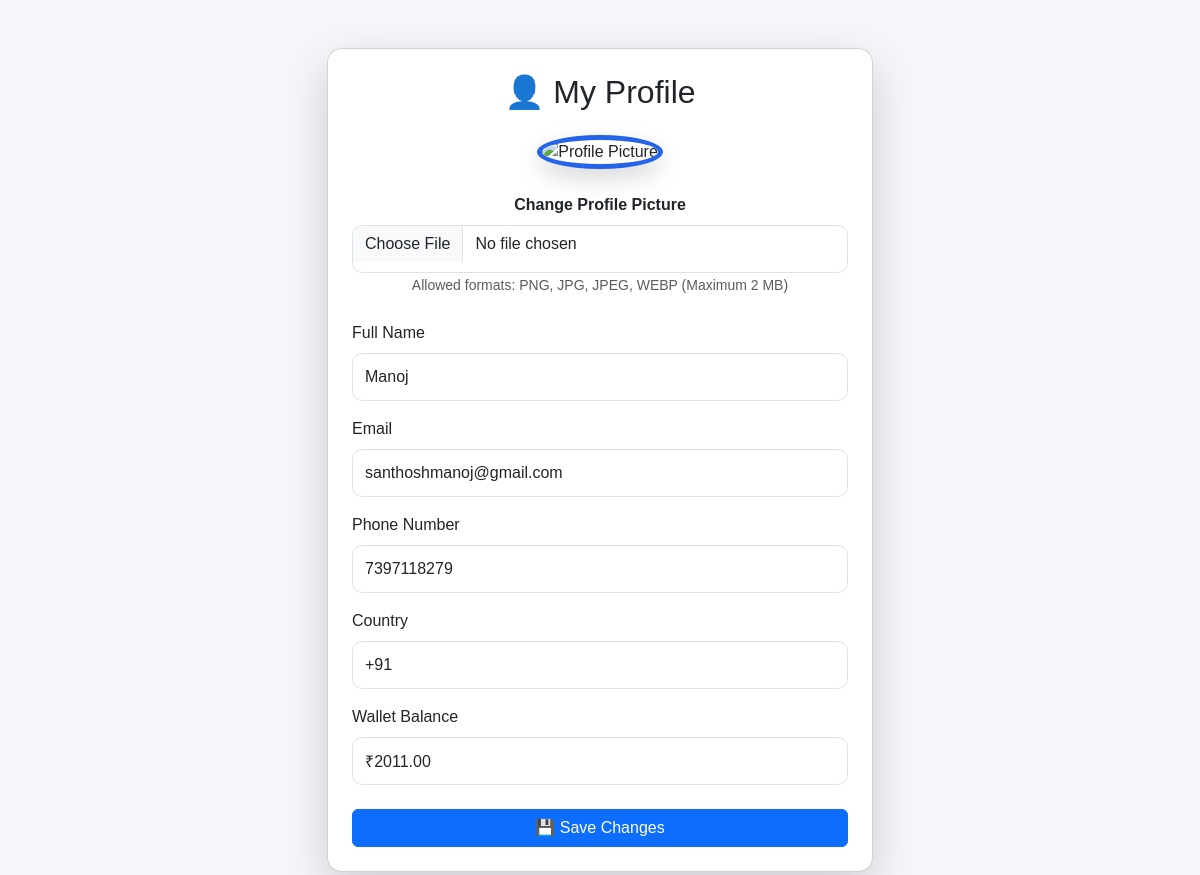
Screenshot of /profile (signed in) with the database file from the repository.
### tables this page shows
CREATE TABLE users(

        id INTEGER PRIMARY KEY AUTOINCREMENT,

        fullname TEXT NOT NULL,

        email TEXT NOT NULL UNIQUE,

        country TEXT NOT NULL,

        phone TEXT NOT NULL UNIQUE,

        password TEXT NOT NULL,

        created_at TIMESTAMP DEFAULT CURRENT_TIMESTAMP

    , "balance_name" INTEGER, balance REAL DEFAULT 0.00, profile_image TEXT, upi_pin TEXT, failed_attempts INTEGER DEFAULT 0, lock_until TEXT);

### app.py (the view, shortened to what this page needs)
@app.route("/profile", methods=["GET","POST"])
def profile():
    if "user_id" not in session:
        return redirect(url_for("login"))
    conn = get_db_connection()
    cursor = conn.cursor()
    cursor.execute("""

        SELECT
            fullname,
            email,
            phone,
            country,
            balance,
            profile_image

        FROM users

        WHERE id=?

    """,(session["user_id"],))
    user = cursor.fetchone()
    conn.close()
    return render_template(
        "profile.html",
        user=user
    )

### app.py (called while the page is built)
@app.before_request
def check_session_timeout():
    if request.endpoint in ["login", "register", "static"]:
        return
    if "user_id" in session:
        current_time = time.time()
        last_activity = session.get("last_activity", current_time)
        if current_time - last_activity > SESSION_TIMEOUT:
            session.clear()
            return redirect(url_for("login"))
        session["last_activity"] = current_time

def get_db_connection():
    conn = sqlite3.connect(
        DATABASE,
        timeout=30,
        check_same_thread=False
    )
    conn.row_factory = sqlite3.Row
    return conn

### templates/profile.html (shortened to what this page needs)
{% extends "base.html" %}
{% block content %}
<div class="container mt-5">
    <div class="row justify-content-center">
        <div class="col-lg-6">
            <div class="card shadow-lg p-4">
                <h2 class="text-center mb-4">
                    👤 My Profile
                </h2>
                <div class="text-center mb-4">
                    <img
                        src="{{ url_for('static', filename='images/avatar.png') }}"
                        alt="Profile Picture"
                        class="profile-avatar">
                </div>
                <form
                    action="{{ url_for('profile') }}"
                    method="POST"
                    enctype="multipart/form-data">
                    <div class="mb-4 text-center">
                        <label class="form-label fw-bold">
                            Change Profile Picture
                        </label>
                        <input
                            type="file"
                            name="profile_image"
                            class="form-control"
                            accept=".png,.jpg,.jpeg,.webp">
                        <small class="text-muted">
                            Allowed formats:
                            PNG, JPG, JPEG, WEBP
                            (Maximum 2 MB)
                        </small>
                    </div>
                    <div class="mb-3">
                        <label class="form-label">
                            Full Name
                        </label>
                        <input
                            type="text"
                            name="fullname"
                            class="form-control"
                            value="{{ user['fullname'] }}"
                            required>
                    </div>
                    <div class="mb-3">
                        <label class="form-label">
                            Email
                        </label>
                        <input
                            type="email"
                            class="form-control"
                            value="{{ user['email'] }}"
                            readonly>
                    </div>
                    <div class="mb-3">
                        <label class="form-label">
                            Phone Number
                        </label>
                        <input
                            type="text"
                            name="phone"
                            class="form-control"
                            value="{{ user['phone'] }}"
                            required>
                    </div>
                    <div class="mb-3">
                        <label class="form-label">
                            Country
                        </label>
                        <input
                            type="text"
                            name="country"
                            class="form-control"
                            value="{{ user['country'] }}"
                            required>
                    </div>
                    <div class="mb-4">
                        <label class="form-label">
                            Wallet Balance
                        </label>
                        <input
                            type="text"
                            class="form-control"
                            value="₹{{ '%.2f'|format(user['balance']) }}"
                            readonly>
                    </div>
                    <button
                        type="submit"
                        class="btn btn-primary w-100">
                        💾 Save Changes
                    </button>
                </form>
            </div>
        </div>
    </div>
</div>
{% endblock %}

### static/css/style.css (style rules this page uses)
:root { --primary: #2563eb; --secondary: #1e40af; --accent: #10b981; --light: #f8fafc; --dark: #1f2937; --gray: #6b7280; }
body { margin: 0; font-family: Arial, Helvetica, sans-serif; background: var(--light); color: var(--dark); }

### static/css/auth.css (style rules this page uses)
* { margin:0; padding:0; box-sizing:border-box; }
.form-control { height:48px; border-radius:10px; }

### static/css/dashboard.css (style rules this page uses)
* { margin:0; padding:0; box-sizing:border-box; }
body { background:#f5f7fb; font-family:Arial, Helvetica, sans-serif; }
.card { background:white; border-radius:15px; box-shadow:0 8px 20px rgba(0,0,0,.08); margin-bottom:30px; }
.profile-avatar { width:150px; height:150px; border-radius:50%; object-fit:cover; border:5px solid #2563eb; box-shadow:0 10px 25px rgba(0,0,0,.15); transition:.3s; }

### rows the page displays
users: fullname "Manoj", email "santhoshmanoj@gmail.com", phone "7397118279", country "+91", balance "₹2011.00"
